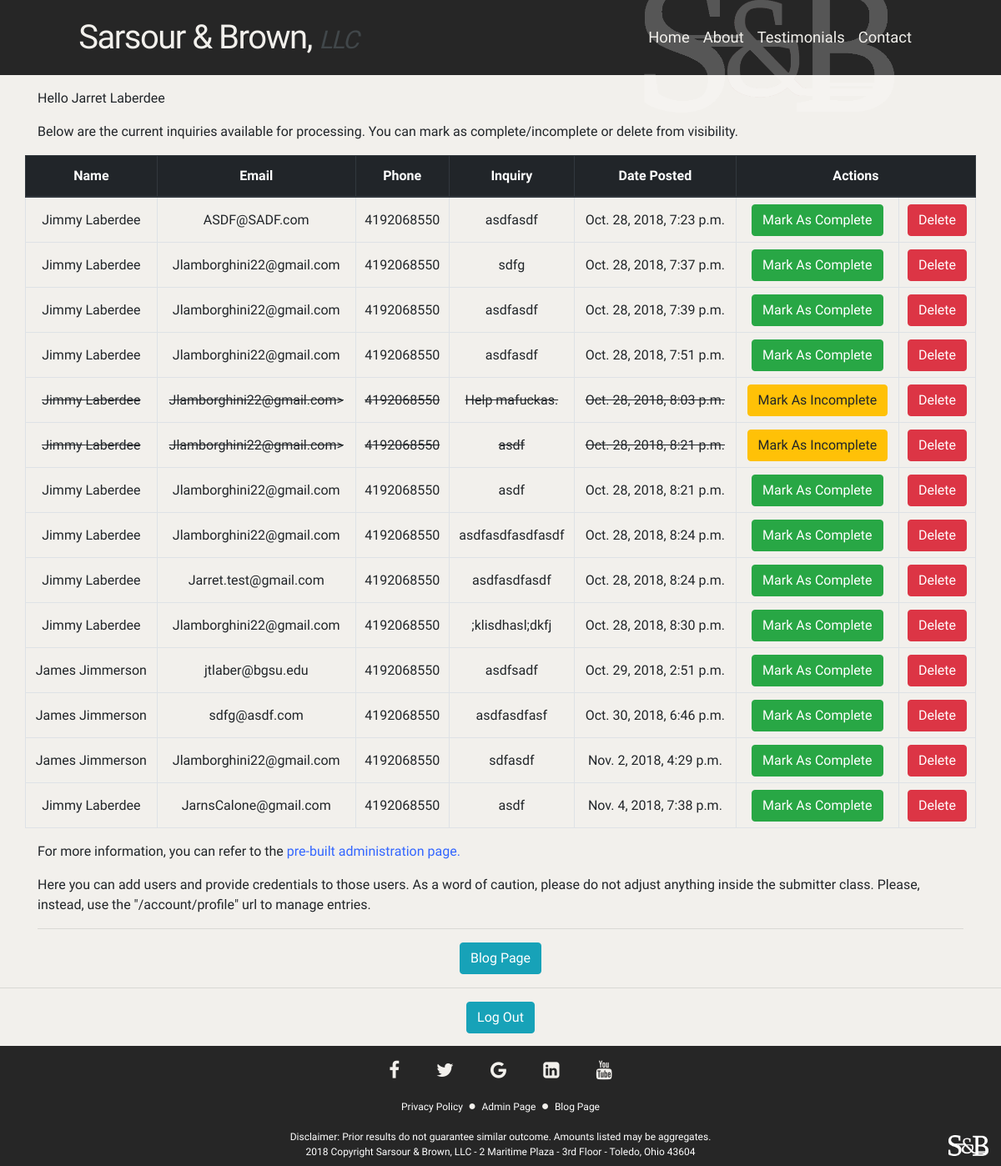
/account/profile/ (signed in), run on an earlier commit of the app's database.
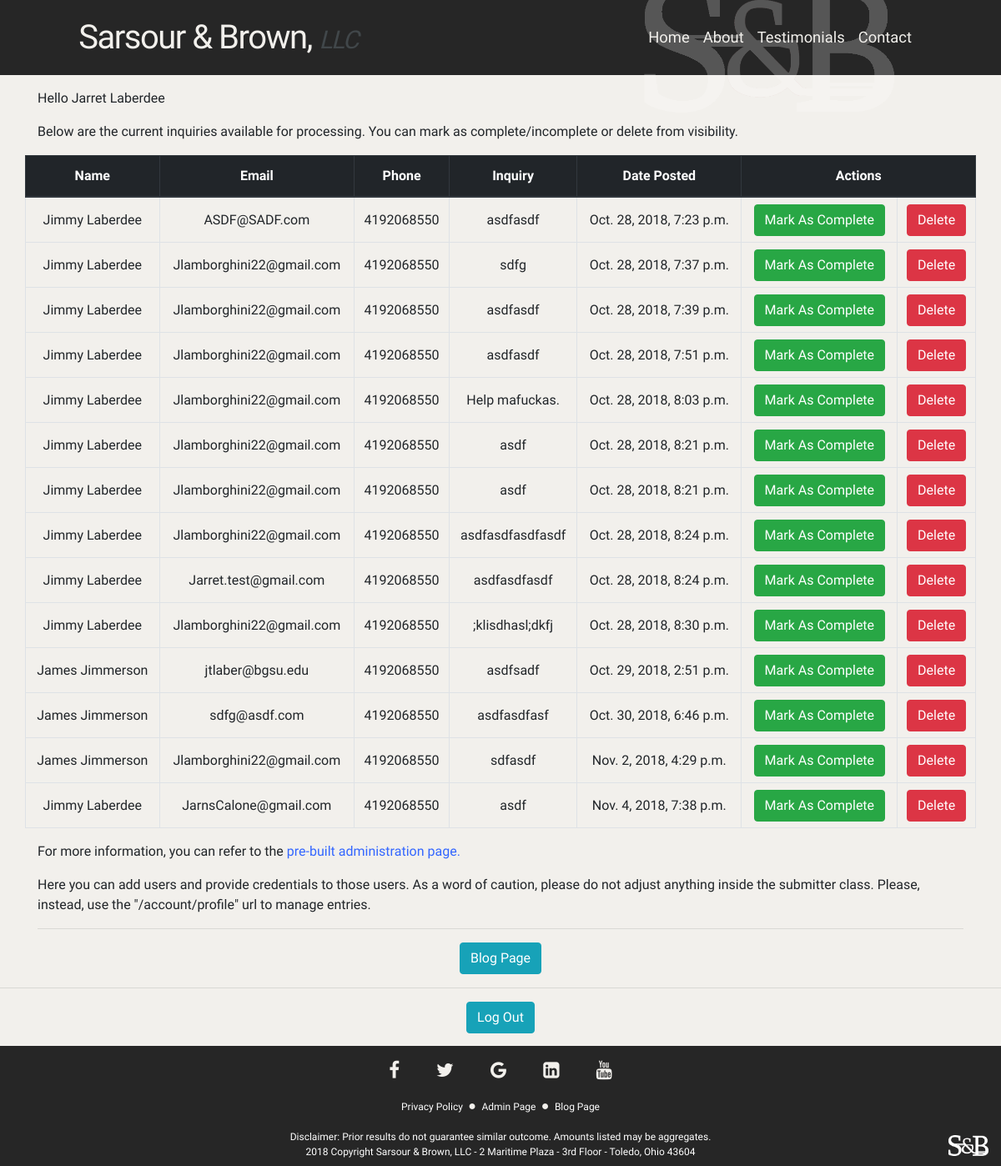
And on a later commit of the database.
### home/models.py (models this page shows, shortened)
class Submitter(models.Model):
    first_name = models.CharField(max_length=100)
    last_name = models.CharField(max_length=100, default="Doe")
    email = models.EmailField(max_length=100)
    phone_regex = RegexValidator(regex=r'^\+?1?\d{9,15}$', message="Format: 9999999999")
    phone_number = models.CharField(validators=[phone_regex], max_length=17, blank=True, default="0000000000")
    body = models.CharField(max_length=250)
    date_submitted = models.DateTimeField(default=timezone.now)
    completed = models.BooleanField(default=False)

### home/views.py (the view)
# urls.py: path('account/profile/', views.profile, name="profile-page"),
def profile(request):
    if not request.user.is_authenticated:
        return redirect('login')
    else:
        all_entries = Submitter.objects.all
        context = {'user': request.user, 'first_name': request.user.first_name, 'last_name': request.user.last_name, 'all_entries': all_entries}
        return render(request, 'home/profile.html', context)

### home/templates/home/profile.html
{% extends 'home/base.html' %}3
{% block admin_profile %}
<div class="container">
    <p id="profile_user_greeting">Hello {{ first_name }} {{ last_name }}</p>
</div>
{% if all_entries %}
<div class="container">
    <p id="profile_entries_table_div_paragraph">Below are the current inquiries available for processing. You can mark
        as complete/incomplete or delete from visibility.</p>
</div>
<div class="container" id="profile_entries_table_div">
    <table class="table table-bordered" id="profile_entries_table_table">
        <thead class="thead-dark">
            <tr id="profile_entries_table_tr">
                <th scope="col">Name</th>
                <th scope="col">Email</th>
                <th scope="col">Phone</th>
                <th scope="col">Inquiry</th>
                <th scope="col">Date Posted</th>
                <th colspan="2">Actions</th>
            </tr>
        </thead>
        {% for entry in all_entries %}
        {% if entry.completed %}
        <tr class="profile_entries_table_tr" id="profile_entries_table_tr_completed">
            <td>{{ entry.first_name }} {{ entry.last_name }}</td>
            <td>{{ entry.email }}></td>
            <td>{{ entry.phone_number }}</td>
            <td>{{ entry.body }}</td>
            <td>{{ entry.date_submitted }}</td>
            <td>
                <a class="btn btn-warning" href="{% url 'uncomplete_entry' entry.id %}">Mark As Incomplete</a>
            </td>
            <td>
                <a id="profile_entries_delete_button" class="btn btn-danger" href="{% url 'delete_entry' entry.id %}">Delete</a>
            </td>
        </tr>
        {% else %}
        <tr class="profile_entries_table_tr">
            <td>{{ entry.first_name }} {{ entry.last_name }}</td>
            <td>{{ entry.email }}</td>
            <td>{{ entry.phone_number }}</td>
            <td>{{ entry.body }}</td>
            <td>{{ entry.date_submitted }}</td>
            <td>
                <a class="btn btn-success" href="{% url 'complete_entry' entry.id %}">Mark As Complete</a>
            </td>
            <td>
                <a id="profile_entries_delete_button" class="btn btn-danger" href="{% url 'delete_entry' entry.id %}">Delete</a>
            </td>
        </tr>
        {% endif %}
        {% endfor %}
    </table>
    {% else %}
    <h1>There are currently no entries in the Database</h1>
    {% endif %}
</div>
<div class="container">
    <p>For more information, you can refer to the <a class="sarsour_and_brown_external_link" href="{% url 'admin:index' %}"> pre-built administration page.</a></p>
    <p>Here you can add users and provide credentials to those users. As a word of caution, please do not adjust
        anything inside the submitter class. Please, instead, use the "/account/profile" url to manage entries.</p>
    <hr>
</div>
<div class="container" id="profile_entries_blog_page_button_div">
    <a class="btn btn-info" href="{% url 'all_blogs' %}">Blog Page</a>
</div>
<hr>
<div class="container" id="profile_entries_logout_button_div">
    <a class="btn btn-info" href="{% url 'logout' %}">Log Out</a>
</div>
{% endblock %}

### home/templates/home/base.html (shortened to what this page needs)
{% load staticfiles %}
<!DOCTYPE html>
<html lang="en">
<head>
  <link rel="stylesheet" href="{% static 'css/home.css' %}" type="text/css" />
  <link rel="stylesheet" href="{% static 'validation_failure_modal.css' %}" type="text/css" />
  <link rel="stylesheet" href="https://stackpath.bootstrapcdn.com/bootstrap/4.1.3/css/bootstrap.min.css"
>
  <link rel="stylesheet" href="https://cdnjs.cloudflare.com/ajax/libs/font-awesome/4.7.0/css/font-awesome.min.css">
</head>
<body class="off-white">
  <div id="navbar_main_navbar_div">
    <nav class="navbar navbar-expand-sm" id="navbar_main_navbar_navbar">
      <div id="navbar_left_container">
        <h3 class="navbar-brand">Sarsour & Brown, <span id="navbar_llc_span">LLC</span></h3>
      </div>
      <div id="navbar_right_container">
        <div class="collapse navbar-collapse" id="navbar_right_container_links_div">
          <ul class="navbar-nav ml-auto" id="navbar_right_container_links_ul">
            <li class="nav-item navbar_right_container_links_list_item">
              <a href="{% url 'home-page' %}" class="nav-link">Home</a>
            </li>
            <li class="nav-item navbar_right_container_links_list_item">
              <a href="{% url 'about-page' %}" class="nav-link">About</a>
            </li>
            <li class="nav-item navbar_right_container_links_list_item">
              <a href="{% url 'testimonials-page' %}" class="nav-link">Testimonials</a>
            </li>
            <li class="nav-item navbar_right_container_links_list_item">
              <a href="{% url 'contact-page' %}" class="nav-link">Contact</a>
            </li>
          </ul>
        </div>
      </div>
    </nav>
    <img id ="navbar_sarsour_and_brown_logo" src="{% static 'images\SB_Logo_White.png'%}" alt="Sarsour And Brown Logo">
  </div>
  {% block admin_profile %}{% endblock %}
  <footer id="footer-main">
    <div id="footer_logo_div">
      <a href="{% url 'home-page' %}"><img id="footer_logo_logo" src="/static/images/SB_Logo_White.png" alt="Logo"></a>
    </div>
    <div class="container" id="main_footer_container">
      <div class="container">
        <div class="row">
          <div class="col" id="social-media-links-div">
            <div class="flex-center" id="social-media-links">
              <a href="https://www.facebook.com/SarsourAndBrown/" class="fa fa-facebook" id="footer_fb_icon" target="_blank"></a>
              <a href="#" class="fa fa-twitter" id="footer_twitter_icon"></a>
              <a href="#" class="fa fa-google" id="footer_google_plus_icon"></a>
              <a href="#" class="fa fa-linkedin-square" id="footer_linkedin_icon"></a>
              <a href="#" class="fa fa-youtube" id="footer_youtube_icon"></a>
            </div>
          </div>
        </div>
      </div>
      <div class="container" id="footer_supplemental_link_container">
        <div class="col">
          <a href="{% url 'privacy_policy' %}" id="footer_privacy_policy_link">Privacy Policy</a>
          <p>&#9679;</p>
          <a href="{% url 'profile-page' %}" id="footer_admin_login_link">Admin Page</a>
          <p>&#9679;</p>
          <a href="{% url 'all_blogs' %}" id="footer_blog_page_link">Blog Page</a>
        </div>
      </div>
      <div class="container" id="footer_disclaimer_container">
        <div class="col">
          <p id="footer_disclaimer_paragraph">Disclaimer: Prior results do not guarantee similar outcome. Amounts
            listed may be aggregates.</p>
        </div>
      </div>
      <div class="container">
        <div class="footer-copyright text-center">
          <p id="footer_address_paragraph">
            <a href="https://opencorporates.com/companies/us_oh/4100703" id="footer_llc_info_link" target="_blank">2018
              Copyright Sarsour
              &amp Brown, LLC</a>
            - 2 Maritime Plaza - 3rd Floor - Toledo, Ohio
            43604</p>
        </div>
      </div>
    </div>
  </footer>
</body>
</html>

### static/css/home.css (style rules this page uses)
head, body, nav, footer, div, table, span { font-family: "Ubuntu", sans-serif; }
.off-white { background-color:#f2f0ec ; }
#footer-main { background-color: #262626; color: #f2f0ec; }
a#footer_fb_icon, a#footer_twitter_icon, a#footer_google_plus_icon, a#footer_linkedin_icon, a#footer_youtube_icon, a#footer_privacy_policy_link, a#footer_admin_login_link, a#footer_blog_page_link { color: #f2f0ec; }
div#navbar_main_navbar_div { margin: 0px; position: relative; background-color: #262626; color: #f2f0ec; z-index: 0; }
nav#navbar_main_navbar_navbar { padding: 0px; }
div#navbar_left_container { height: 100%; width: 100%; z-index: 10; }
div#navbar_left_container h3 { margin: 0px; padding: 0px; letter-spacing: -1.5px; font-weight: normal; }
div#navbar_right_container { width: 100%; height: 100%; text-align: right; z-index: 10; }
@media (min-width: 576px) { div#navbar_left_container h3 { font-size: 1.5rem; margin-left: 10%; } }
@media (min-width: 576px) { li.navbar_right_container_links_list_item { font-size: .85rem } }
@media (min-width: 576px) { div#navbar_right_container { margin-right: 4.0%; } }
@media (min-width: 576px) { img#navbar_sarsour_and_brown_logo { position: absolute; opacity: .225; height: 125%; top: -7.5%; left: 80%; transform: translateX(-82.5%) } }
@media (min-width: 576px) { span#navbar_llc_span { font-style: italic; font-size: 1.125rem; } }
@media (min-width: 768px) { div#navbar_left_container h3 { font-size: 2.0rem; margin-left: 12.5%; } }
@media (min-width: 768px) { li.navbar_right_container_links_list_item { font-size: 1.05rem } }
@media (min-width: 768px) { div#navbar_right_container { margin-right: 5.5%; } }
@media (min-width: 768px) { img#navbar_sarsour_and_brown_logo { position: absolute; opacity: .225; height: 150%; top: -15%; left: 82.5%; transform: translateX(-82.5%) } }
@media (min-width: 768px) { span#navbar_llc_span { font-style: italic; font-size: 1.5rem; } }
@media (min-width: 992px) { div#navbar_left_container h3 { font-size: 2.5rem; margin-left: 15%; } }
@media (min-width: 992px) { li.navbar_right_container_links_list_item { font-size: 1.15rem } }
@media (min-width: 992px) { div#navbar_right_container { margin-right: 7%; } }
@media (min-width: 992px) { img#navbar_sarsour_and_brown_logo { position: absolute; opacity: .225; height: 175%; top: -25%; left: 85%; transform: translateX(-82.5%) } }
@media (min-width: 992px) { span#navbar_llc_span { font-style: italic; font-size: 1.875rem; } }
span#navbar_llc_span { color: #41474a; }
div#navbar_right_container { width: 100%; height: 100%; text-align: right; }
div#navbar_left_container, div#navbar_right_container { padding: 15px; margin-top: 0px; margin-bottom: 0px; }
li.navbar_right_container_links_list_item a { text-decoration: none; color: #f2f0ec; }
.sarsour_and_brown_external_link:link { color: #3366ff; list-style-type: none; text-decoration: none; }
footer#footer-main { position: relative; padding-top: 7.5px; padding-bottom: 7.5px; text-align: center; }
div#main_footer_container { max-width: 85%; }
img#footer_logo_logo { position: absolute; height: 25px; right: 15px; bottom: 11.25px; }
div#social-media-links a { font-size: 22.5px; text-decoration: none; padding-top: 10px; padding-bottom: 10px; padding-left: 20px; padding-right: 20px; margin-bottom: 10px; transition: 0.25s; }
p#footer_address_paragraph, a#footer_llc_info_link, a#footer_privacy_policy_link, a#footer_admin_login_link, a#footer_blog_page_link, p#footer_disclaimer_paragraph { font-size: 0.75rem; text-decoration: none; color: white; margin-top: auto; margin-bottom: auto; }
div#footer_supplemental_link_container.container { margin-top: 0px; margin-bottom: 0px; display: inline-block; }
div#footer_supplemental_link_container.container p { display: inline-block; padding-left: 2.5px; padding-right: 2.5px; }
p#profile_user_greeting { margin-top: 16px; }
div#profile_entries_table_div.container { width: 100%; max-width: 95%; margin: 0 auto; padding: 0px; }
table#profile_entries_table_table thead, table#profile_entries_table_table tr, table#profile_entries_table_table td { text-align: center; vertical-align: middle; padding: 7.5px; }
div#profile_entries_logout_button_div, div#profile_entries_blog_page_button_div { max-width: 100%; margin-top: 15px; margin-bottom: 15px; margin-left: auto; margin-right: auto; text-align: center; }

What changed in the data, as far as the page shows it:
changed Submitter "Help mafuckas.": completed "> Mark As Incomplete" → "Mark As Complete"
changed Submitter (number 6 of 14 on the later page): completed "> Mark As Incomplete" → "Mark As Complete"
